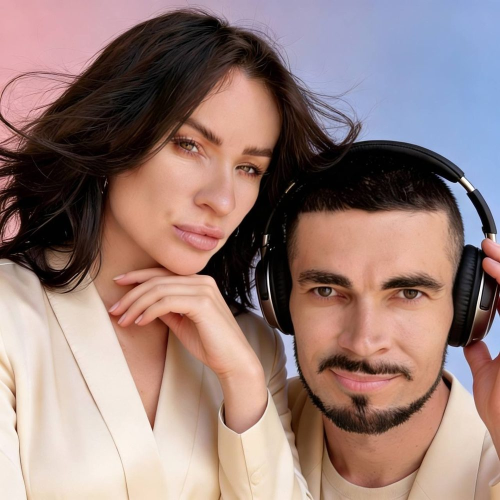
#> input picture projects/kiselevy_creo_site/assets/team-photo.jpg, 1000 x 1000 px (shown at 1/2 size)
$ python make_avatar.py ../../kiselevy_creo_site/assets/team-photo.jpg
#> lines starting #> are read from the running program, lines starting #| are printed output that depends on the picture; after the words box and inside, x2 and y2 are one past the last pixel; in counts of white or black regions, pixels touching at a corner belong together
#!/usr/bin/env python3
# -*- coding: utf-8 -*-
"""Собирает аватар для бота Максима из референса: круг-радиус, градиент, виньетка.
Кадрирование: лицо Макса ~59% ширины, ~31% высоты кадра."""
from PIL import Image, ImageDraw, ImageFilter, ImageEnhance
import sys, os

SRC = sys.argv[1] if len(sys.argv) > 1 else None
_OUT = "maksim_avatar.png"
SIZE = 1024

if not SRC or not os.path.exists(SRC):
    sys.exit("Нет исходника")

img = Image.open(SRC).convert("RGB")
#> img is the input picture: PIL image 1000x1000 RGB; mean R, G, B 150.6, 125.3, 120.8
w, h = img.size
#> w = 1000; h = 1000

# --- Тесный кроп на лицо, чтобы оно стало крупным и по центру, рука ушла ---
# Лицо Макса: ~57% ширины, ~33% высоты. Подстраиваем: лицо хотим по центру.
# Смещаем центр кропа чуть левее и выше, чтобы центрировать лицо.
face_x = int(w * 0.55)
#> face_x = 550
face_y = int(h * 0.35)
#> face_y = 350
# Окно: ~58% ширины кадра, лицо по центру окна
win = int(w * 0.66)
#> win = 660
left = face_x - win//2
#> left = 220
if left < 0: left = 0
right = left + win
#> right = 880
if right > w:
    right = w
    left = w - win
top = max(0, face_y - int(win*0.42))   # лицо чуть выше центра окна
#> top = 73
bottom = top + win
#> bottom = 733
if bottom > h:
    bottom = h
    top = h - win
crop = img.crop((left, top, right, bottom)).resize((SIZE, SIZE), Image.LANCZOS)

# Лёгкое улучшение
crop = ImageEnhance.Color(crop).enhance(1.1)
crop = ImageEnhance.Contrast(crop).enhance(1.05)

# ---------- Фон: размытый увеличенный снимок ----------
bg = crop.resize((SIZE, SIZE), Image.LANCZOS).filter(ImageFilter.GaussianBlur(60))
bg = ImageEnhance.Brightness(bg).enhance(0.72)
bg = ImageEnhance.Color(bg).enhance(1.2)
warm = Image.new("RGB", (SIZE, SIZE), (255, 158, 82))
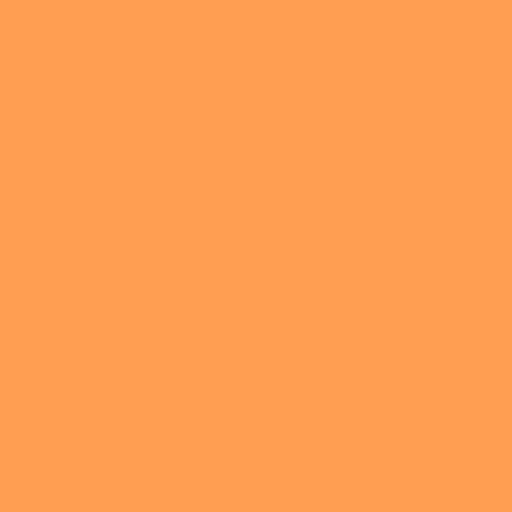
#> warm: PIL image 1024x1024 RGB (shown at 1/2 size); mean R, G, B 255, 158, 82
bg = Image.blend(bg, warm, 0.15)
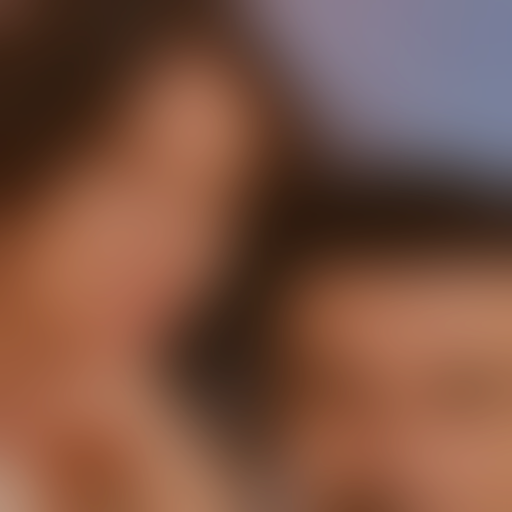
#> bg: PIL image 1024x1024 RGB (shown at 1/2 size); mean R, G, B 122.6, 82.7, 66

# ---------- Круглая маска ----------
mask = Image.new("L", (SIZE, SIZE), 0)
#> mask: PIL image 1024x1024 L; every value is 0
ImageDraw.Draw(mask).ellipse((0, 0, SIZE, SIZE), fill=255)
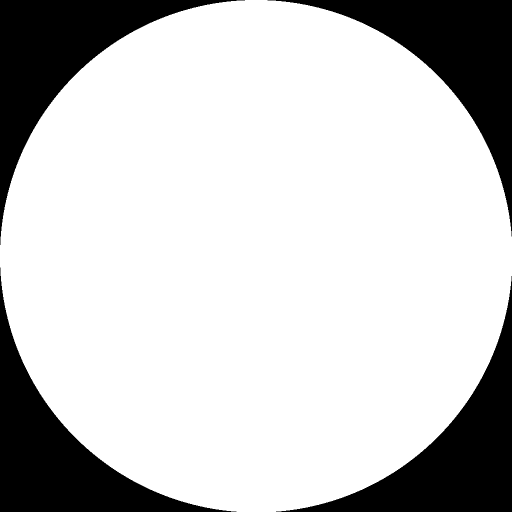
#> mask: PIL image 1024x1024 L (shown at 1/2 size); 78.7% white; 4 black regions, box (x1, y1, x2, y2) and area: (0, 0, 490, 490) 56414, (535, 0, 1024, 473) 55924, (0, 535, 473, 1024) 55924, (552, 552, 1024, 1024) 55435

# ---------- Композиция ----------
canvas = bg.convert("RGBA")
inner = Image.new("RGBA", (SIZE, SIZE), (0, 0, 0, 0))
#> inner: PIL image 1024x1024 RGBA; every value is 0
inner.paste(crop, (0, 0))
inner.putalpha(mask)
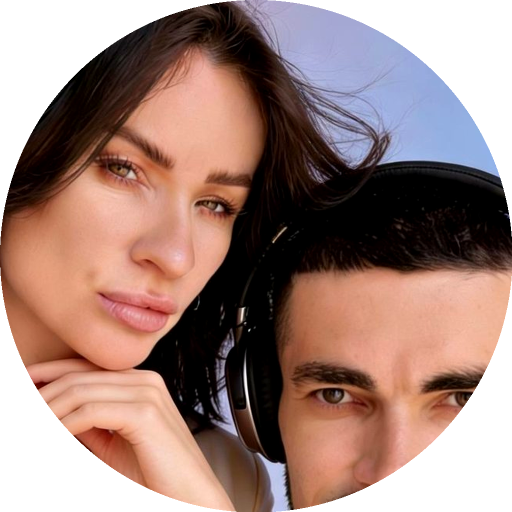
#> inner: PIL image 1024x1024 RGBA (shown at 1/2 size); mean R, G, B, A 135, 100.4, 93, 200.6; transparent parts drawn white
canvas.paste(inner, (0, 0), inner)

# ---------- Кольцо-рамка ----------
ring = ImageDraw.Draw(canvas)
ring.ellipse((2, 2, SIZE-2, SIZE-2), outline=(80, 60, 130, 220), width=14)
ring.ellipse((14, 14, SIZE-14, SIZE-14), outline=(255, 255, 255, 200), width=3)

# ---------- Виньетка ----------
vig = Image.new("L", (SIZE, SIZE), 0)
ImageDraw.Draw(vig).ellipse((0, 0, SIZE, SIZE), fill=255)
vig = vig.filter(ImageFilter.GaussianBlur(SIZE*0.28))
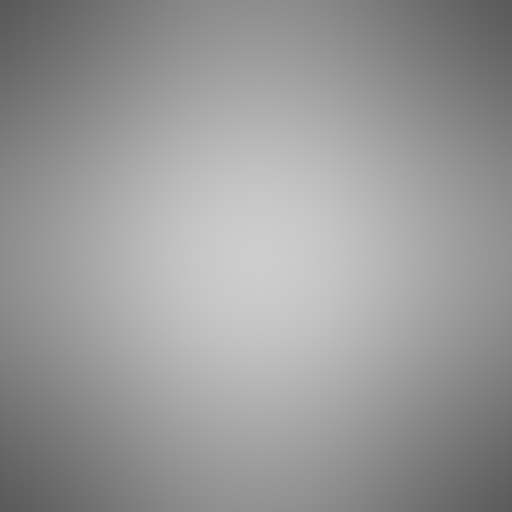
#> vig: PIL image 1024x1024 L (shown at 1/2 size); min 87, max 204, mean 153.2
dark = Image.new("RGBA", (SIZE, SIZE), (10, 8, 20, 0))
dark.putalpha(vig.point(lambda p: int((255-p)*0.45)))
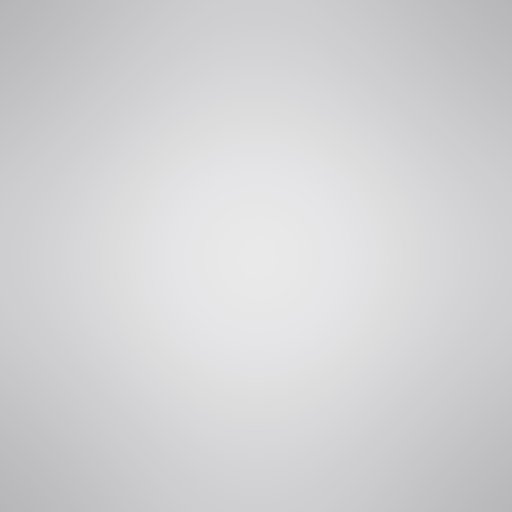
#> dark: PIL image 1024x1024 RGBA (shown at 1/2 size); mean R, G, B, A 10, 8, 20, 45.3; transparent parts drawn white
canvas = Image.alpha_composite(canvas, dark)

final = Image.new("RGBA", (SIZE, SIZE), (0, 0, 0, 0))
final.paste(canvas, (0, 0), mask)
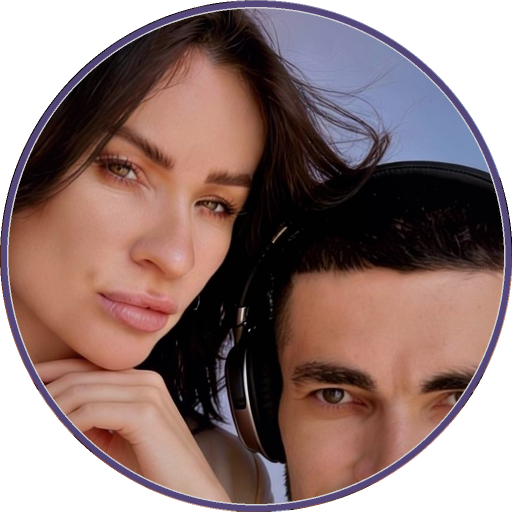
#> final: PIL image 1024x1024 RGBA (shown at 1/2 size); mean R, G, B, A 88, 64.3, 61.6, 199.2; transparent parts drawn white
final.save(_OUT, "PNG")
print("OK ->", _OUT, os.path.getsize(_OUT), "байт")
